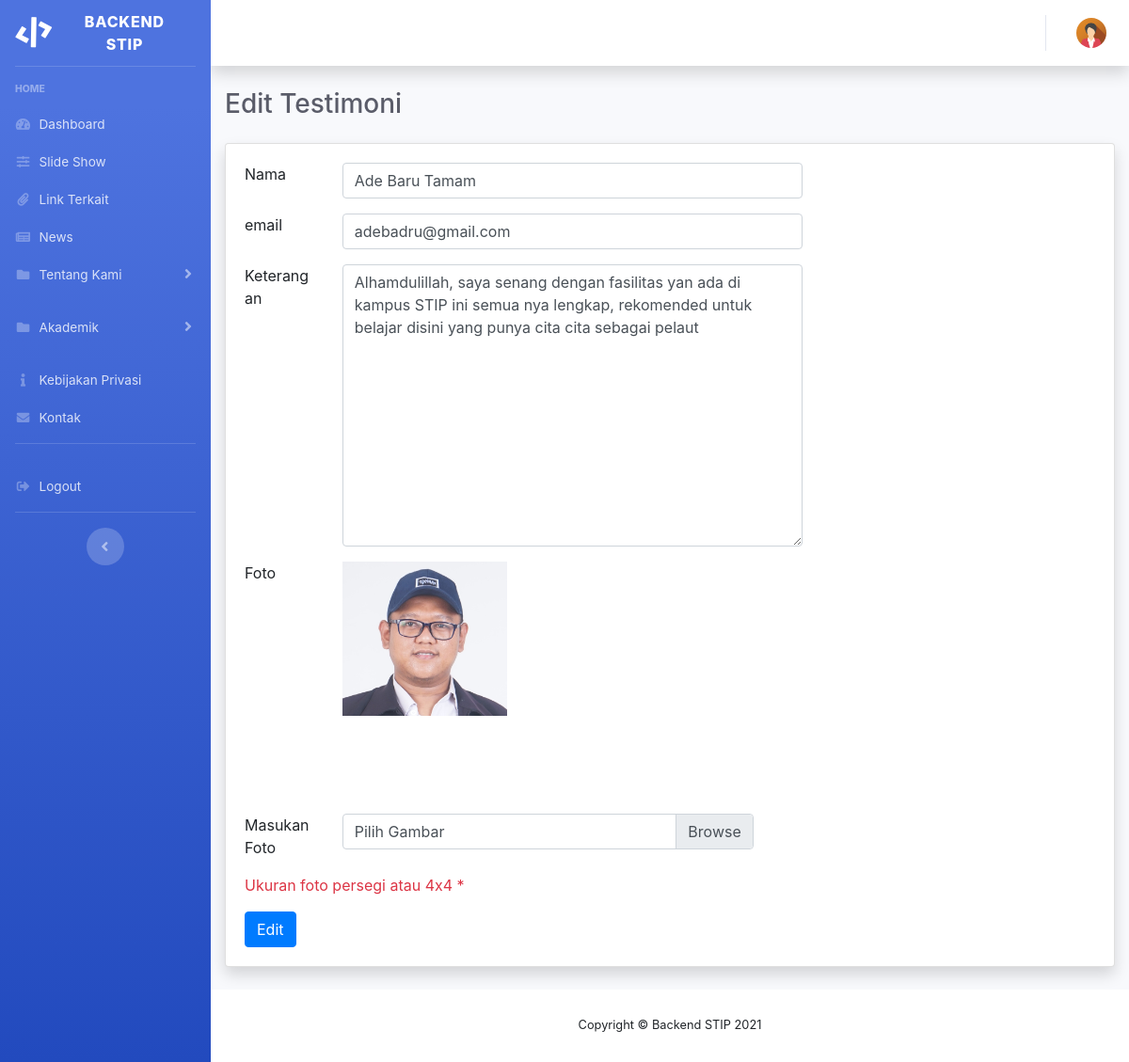
Page /admin/edit_testimoni/2 on the committed database.
### tables this page shows
CREATE TABLE `testimonial` (
  `id` int(11) NOT NULL,
  `name` varchar(50) NOT NULL,
  `email` varchar(50) NOT NULL,
  `description` text NOT NULL,
  `foto` varchar(225) NOT NULL
);

### application/controllers/Admin.php (called while the page is built, shortened)
<?php
class Admin extends CI_Controller
{
    public function __construct()
    {
        $this->load->helper(array('form', 'url', 'file'));
        $this->load->model('admin_model');
    }
    public function edit_testimoni($id)
    {
		$data['testimoni'] = $this->admin_model->select_testimoni($id);
		$data['title'] = 'Edit Testimoni';
            $this->load->view('admin/themes/header');
            $this->load->view('admin/testimoni/edit', $data);
            $this->load->view('admin/themes/footer');
    }
}

### index.php (called while the page is built, shortened)
<?php
require_once BASEPATH.'core/CodeIgniter.php';

### application/models/Admin_model.php (called while the page is built, shortened)
<?php
class Admin_model extends CI_Model {
public function select_testimoni($id)
{
	$sql = $this->db->query("select * from testimonial where id = '".$id."'");
	$data = $sql->result_array();
	return $data;
}
} ?>

### application/views/admin/testimoni/edit.php (the view, shortened to what this page needs)
<div class="container-fluid">
            <h5 class="h3 mb-4 text-gray-800"><?= $title;?></h5>
            <div class="card shadow mb-4">
                <div class="card-body">
                <div class="row">
                <div class="col-lg-8">
                    <?=form_open_multipart('admin/proses_edit_testimoni', 'id="edit_testimoni"') ?>
                    <div class="form-group row">
                            <div class="col-sm-2">
                                Nama
                            </div>
                            <div class="col-sm-10">
                                 <input type="text" class="form-control" id="name" name="name"  value="<?= $testimoni[0]['name'];?>">
                            </div>
                        </div>
                        <div class="form-group row">
                            <div class="col-sm-2">
                                email
                            </div>
                            <div class="col-sm-10">
                                 <input type="email" class="form-control" id="email" name="email" value="<?= $testimoni[0]['email'];?>" >
                            </div>
                        </div>
                        <div class="form-group row">
                            <div class="col-sm-2">
                                Keterangan
                            </div>
                            <div class="col-sm-10">
                                    <textarea class="form-control" style="height:300px" name="description" ><?= $testimoni[0]['description'];?>
                                    </textarea>
                            </div>
                        </div>
                        <div class="form-group row">
                        <div class="col-sm-2">
                            Foto
                        </div>
                        <div class="col-sm-9">
                            <div class="custom-file">
                                <img src="<?= $testimoni[0]['foto']?>" img-thumbnail width="40%">
                            </div>
                        </div>
                        </div>
                        <br>
                        <br>
                        <br>
                        <br>
                        <br>
                        <br>
                        <div class="form-group row mt-3">
                        <div class="col-sm-2">
                            Masukan Foto
                        </div>
                        <div class="col-sm-9">
                            <div class="custom-file">
                                <label class="custom-file-label" for="foto">Pilih Gambar</label>
                            </div>
                        </div>
                        </div>
                        <div class="form-group row mt-3">
                            <div class="col-sm-9 text-danger">
                                Ukuran foto persegi atau 4x4 <span>*</span>
                            </div>
                        </div>
                        <div class="from-group">
                            <button type="submit" class="btn btn-primary">Edit</button>
                        </div>
                    </form>
                </div>
            </div>
                </div>
            </div>
        </div>

### rows in the picture
testimonial: name "Ade Baru Tamam", email "adebadru@gmail.com", description "Alhamdulillah, saya senang dengan fasilitas yan ada di kampus STIP ini semua nya lengkap, rekomended untuk belajar disini yang punya cita cita sebagai pelaut", foto (picture)

### other values in the picture
$this->config->item('applicationName') "BACKEND STIP"
$title "Edit Testimoni"
$this->config->item('applicationName') "Backend STIP"
